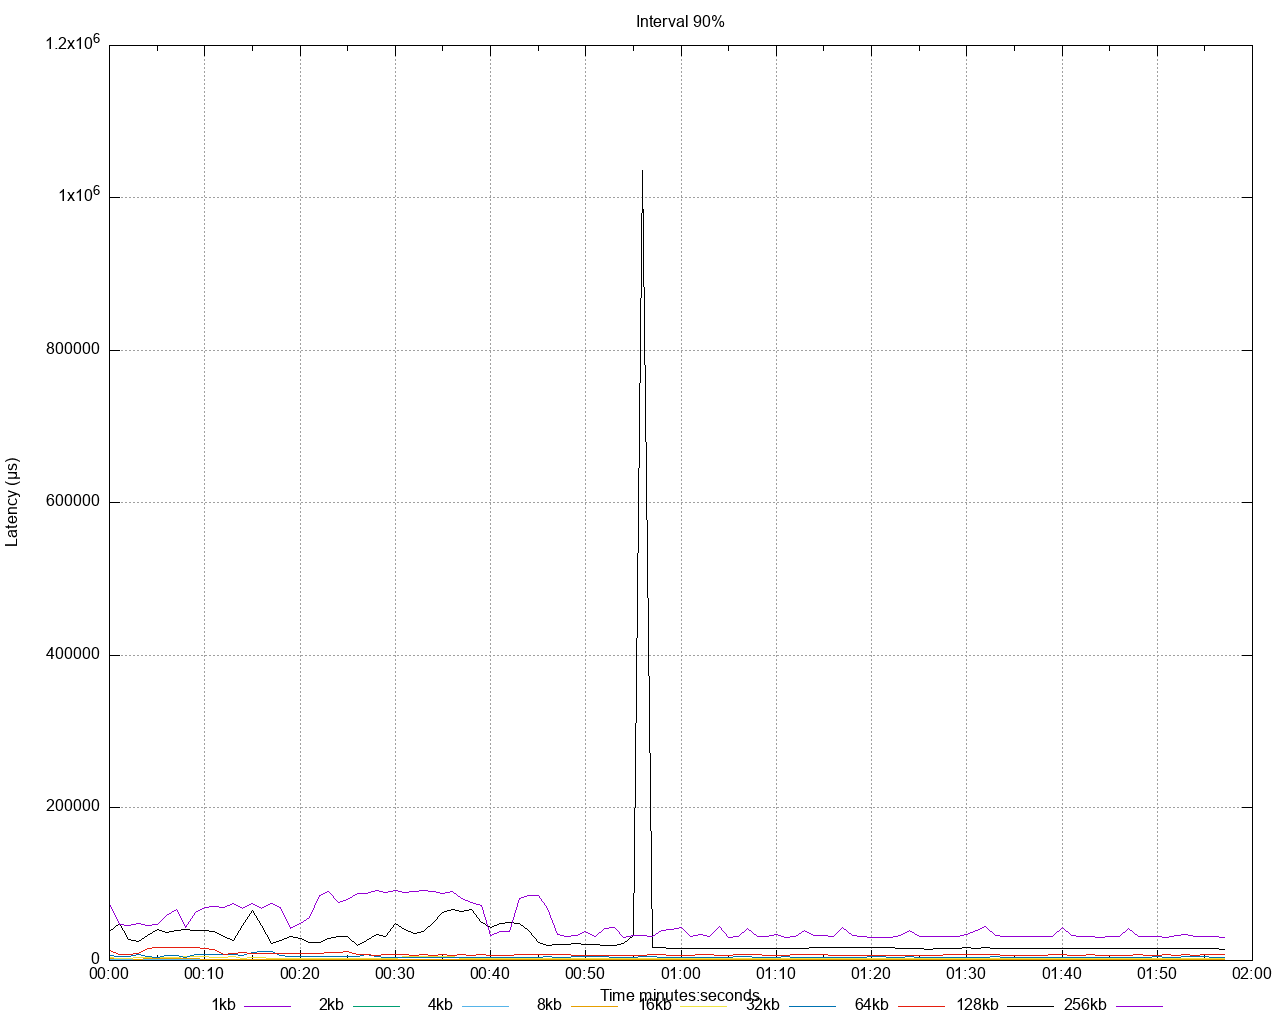

The script that saved this image:
set title 'Interval 90%' noenhanced
set style data lines
set datafile separator ","
set terminal png size 1280,1024
set grid
set key below
set xdata time
set timefmt "%s"
offset = 0
t0(x)=(offset=($0==0) ? x : offset, x - offset)
set xlabel 'Time minutes:seconds'
set ylabel 'Latency (μs)'
set output '/Users/gbarnett/git/hazelcast-simulator/atomicreference/1to25-legend/latency/latency_interval_90_write.png'
plot \
   '/Users/gbarnett/git/hazelcast-simulator/atomicreference/1to25-legend/data/latency_interval_90_write_1.data' using (t0(timecolumn(1))):2 title "1kb" noenhanced , \
   '/Users/gbarnett/git/hazelcast-simulator/atomicreference/1to25-legend/data/latency_interval_90_write_2.data' using (t0(timecolumn(1))):2 title "2kb" noenhanced , \
   '/Users/gbarnett/git/hazelcast-simulator/atomicreference/1to25-legend/data/latency_interval_90_write_3.data' using (t0(timecolumn(1))):2 title "4kb" noenhanced , \
   '/Users/gbarnett/git/hazelcast-simulator/atomicreference/1to25-legend/data/latency_interval_90_write_4.data' using (t0(timecolumn(1))):2 title "8kb" noenhanced , \
   '/Users/gbarnett/git/hazelcast-simulator/atomicreference/1to25-legend/data/latency_interval_90_write_5.data' using (t0(timecolumn(1))):2 title "16kb" noenhanced , \
   '/Users/gbarnett/git/hazelcast-simulator/atomicreference/1to25-legend/data/latency_interval_90_write_6.data' using (t0(timecolumn(1))):2 title "32kb" noenhanced , \
   '/Users/gbarnett/git/hazelcast-simulator/atomicreference/1to25-legend/data/latency_interval_90_write_7.data' using (t0(timecolumn(1))):2 title "64kb" noenhanced , \
   '/Users/gbarnett/git/hazelcast-simulator/atomicreference/1to25-legend/data/latency_interval_90_write_8.data' using (t0(timecolumn(1))):2 title "128kb" noenhanced , \
   '/Users/gbarnett/git/hazelcast-simulator/atomicreference/1to25-legend/data/latency_interval_90_write_9.data' using (t0(timecolumn(1))):2 title "256kb" noenhanced , \
